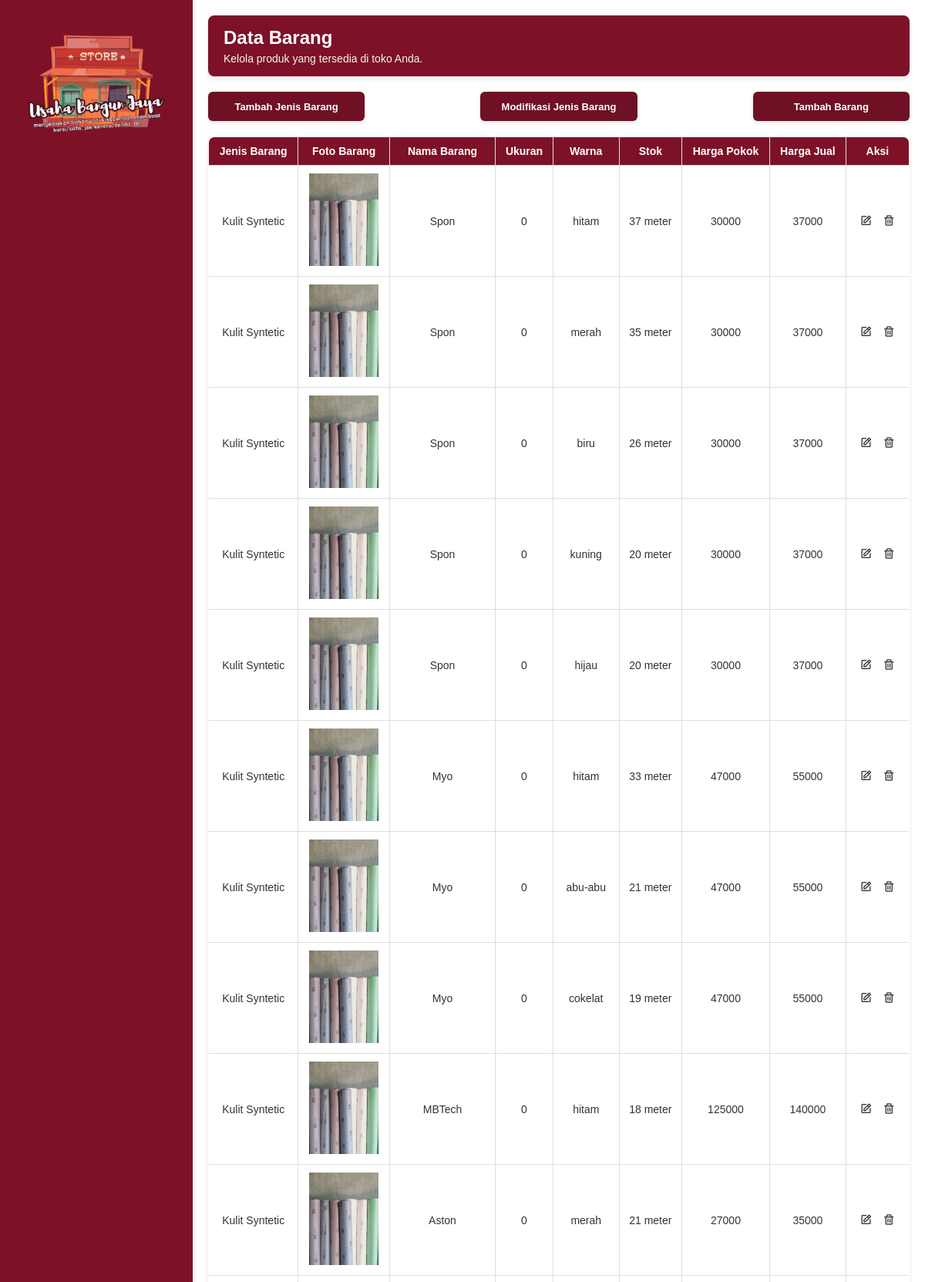
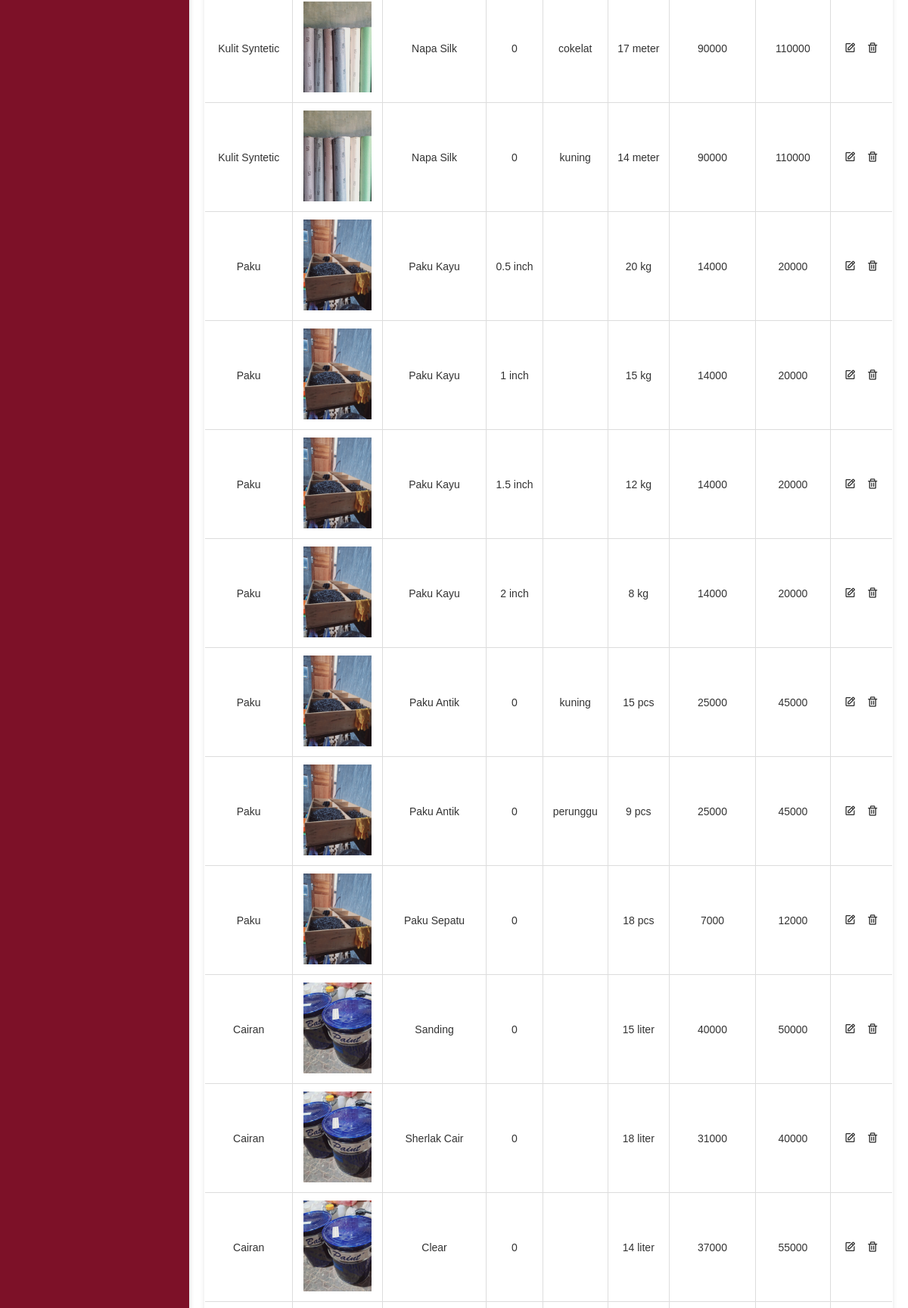
Page /pemwebakhir/admin/data.php (upper part) on the committed database (2 pictures, top to bottom).
### tables this page shows
CREATE TABLE `jenis` (
  `id_jenis` int(11) NOT NULL,
  `jenis_barang` varchar(15) NOT NULL,
  `foto_barang` varchar(30) NOT NULL
);

CREATE TABLE `data` (
  `id_data` int(11) NOT NULL,
  `jenis_barang` varchar(15) NOT NULL,
  `nama_barang` varchar(15) NOT NULL,
  `ukuran` float DEFAULT NULL,
  `satuan_ukuran` enum('cm','inch','') DEFAULT NULL,
  `warna` enum('hitam','merah','abu-abu','cokelat','biru','kuning','hijau','perunggu','') DEFAULT NULL,
  `stok_awal` int(3) NOT NULL,
  `satuan_stok` enum('pcs','kg','liter','meter') NOT NULL,
  `harga_pokok` int(6) NOT NULL,
  `harga_jual` int(6) NOT NULL
);

### pemwebakhir/admin/data.php (the view, shortened to what this page needs)
<!DOCTYPE html>
<html lang="id">
<head>
    <link rel="stylesheet" href="../css/dashboard.css">
    <link rel="stylesheet" href="../css/read.css">
    <link href='https://unpkg.com/boxicons@2.1.4/css/boxicons.min.css' rel='stylesheet'>
</head>
<body>
<div class="sidebar">
        <div class="logo">
            <img src="../css/logo.png" alt="Logo Usaha Bangun Jaya" class="logo-img">
        </div>
    </div>
    <div class="main-content">
        <header>
            <h1>Data Barang</h1>
            <p>Kelola produk yang tersedia di toko Anda.</p>
        </header>
        <div class="data_barang">
        <div class="kelompok_data">
            <div class="pilihan_data">
                <a href="data_t_jenis.php">Tambah Jenis Barang</a>
            </div>
            <div class="pilihan_data">
                <a href="lihat_jenis.php">Modifikasi Jenis Barang</a>
            </div>
            <div class="pilihan_data">
                <a href="data_t_nama.php">Tambah Barang</a>
            </div>
        </div>
        <center>
        <table border="1" cellspacing="0" cellpadding="10">
            <tr>
                <th>Jenis Barang</th>
                <th>Foto Barang</th>
                <th>Nama Barang</th>
                <th>Ukuran</th>
                <th>Warna</th>
                <th>Stok</th>
                <th>Harga Pokok</th>
                <th>Harga Jual</th>
                <th>Aksi</th>
            </tr>
            <tr>
                <?php
                    include '../koneksi.php';
                    $data = mysqli_query($conn, "SELECT jenis.jenis_barang, jenis.foto_barang, data.id_data, data.nama_barang, data.ukuran, data.satuan_ukuran, data.warna, data.stok_awal, data.satuan_stok, data.harga_pokok, data.harga_jual FROM jenis JOIN data ON jenis.jenis_barang = data.jenis_barang;");
                    while($a = mysqli_fetch_array($data)){
                ?>
                <td><?php echo $a['jenis_barang'];?></td>
                <td><?php echo "<img src='../foto/".$a['foto_barang']."' style='width:90px;height:120px;'>"; ?></td>
                <td><?php echo $a['nama_barang'];?></td>
                <td><?php echo $a['ukuran'];?>
                    <?php echo $a['satuan_ukuran'];?></td>
                <td><?php echo $a['warna'];?></td>
                <td><?php echo $a['stok_awal'];?>
                    <?php echo $a['satuan_stok'];?></td>
                <td><?php echo $a['harga_pokok'];?></td>
                <td><?php echo $a['harga_jual'];?></td>
                <td><a href="edit_nama.php?id_data=<?php echo $a['id_data']; ?>"><i class='bx bx-edit'></i></a>
                    <a href="delete_nama.php?id_data=<?php echo $a['id_data']; ?>"><i class='bx bx-trash'></i></a></td>
            </tr>
                <?php
                    }
                ?>
        </table>
        </center>
        </div>
    </div>
</body>
</html>

### pemwebakhir/css/dashboard.css (style rules this page uses)
* { margin: 0; padding: 0; box-sizing: border-box; font-family: 'Poppins', sans-serif; }
body { display: flex; min-height: 100vh; color: #333; background-color: #f8f9fa; }
.sidebar { width: 250px; background-color: #7D1128; color: #fff; display: flex; flex-direction: column; justify-content: space-between; position: fixed; height: 100%; padding: 20px 0; box-shadow: 2px 0 5px rgba(0, 0, 0, 0.1); }
.sidebar .logo { text-align: center; margin-bottom: 20px; }
.sidebar .logo img { width: 180px; height: auto; margin-bottom: 10px; }
.main-content { margin-left: 250px; width: calc(100% - 250px); padding: 20px; background-color: #fff; }
header { background-color: #7D1128; padding: 15px 20px; border-radius: 8px; box-shadow: 0 4px 6px rgba(0, 0, 0, 0.1); margin-bottom: 20px; color: #fff; }
header h1 { font-size: 24px; margin-bottom: 5px; }
header p { font-size: 14px; color: #f5f5f5; }
.kelompok_data { display: grid; grid-template-columns: repeat(auto-fit, minmax(120px, 1fr)); gap: 150px; margin-bottom: 20px; }
.pilihan_data { background-color: #701024; padding: 10px; border-radius: 6px; box-shadow: 0 3px 5px rgba(0, 0, 0, 0.1); text-align: center; transition: transform 0.2s ease; }
.pilihan_data > a { text-decoration: none; color: #fff; font-size: 13px; font-weight: bold; }
table { width: 100%; border-collapse: collapse; margin-top: 15px; background-color: #fff; border-radius: 8px; overflow: hidden; box-shadow: 0 4px 6px rgba(0, 0, 0, 0.1); }
th, td { padding: 10px 15px; text-align: center; border: 1px solid #ddd; font-size: 14px; }
th { background-color: #7D1128; color: #fff; }
td a i { color: #333; font-size: 16px; margin: 0 5px; transition: color 0.3s; }

### pemwebakhir/css/read.css (style rules this page uses)
tr, th, td { text-align: center; padding: 10px; }

### rows in the picture
jenis: jenis_barang "Kulit Syntetic", foto_barang (picture), data.nama_barang "Spon", data.ukuran "0", data.warna "hitam", data.stok_awal "37", data.satuan_stok "meter", data.harga_pokok "30000", data.harga_jual "37000", data.warna "merah", data.stok_awal "35", data.warna "biru", data.stok_awal "26", data.warna "kuning", data.stok_awal "20", data.warna "hijau", data.nama_barang "Myo", data.stok_awal "33", data.harga_pokok "47000", data.harga_jual "55000", data.warna "abu-abu", data.stok_awal "21", data.warna "cokelat", data.stok_awal "19", data.nama_barang "MBTech", data.stok_awal "18", data.harga_pokok "125000", data.harga_jual "140000", data.nama_barang "Aston", data.harga_pokok "27000", data.harga_jual "35000", data.nama_barang "Napa Silk", data.stok_awal "17", data.harga_pokok "90000", data.harga_jual "110000", data.stok_awal "14"
jenis: jenis_barang "Paku", foto_barang (picture), data.nama_barang "Paku Kayu", data.ukuran "0.5", data.satuan_ukuran "inch", data.stok_awal "20", data.satuan_stok "kg", data.harga_pokok "14000", data.harga_jual "20000", data.ukuran "1", data.stok_awal "15", data.ukuran "1.5", data.stok_awal "12", data.ukuran "2", data.stok_awal "8", data.nama_barang "Paku Antik", data.ukuran "0", data.warna "kuning", data.satuan_stok "pcs", data.harga_pokok "25000", data.harga_jual "45000", data.warna "perunggu", data.stok_awal "9", data.nama_barang "Paku Sepatu", data.stok_awal "18", data.harga_pokok "7000", data.harga_jual "12000"
jenis: jenis_barang "Cairan", foto_barang (picture), data.nama_barang "Sanding", data.ukuran "0", data.stok_awal "15", data.satuan_stok "liter", data.harga_pokok "40000", data.harga_jual "50000", data.nama_barang "Sherlak Cair", data.stok_awal "18", data.harga_pokok "31000", data.harga_jual "40000", data.nama_barang "Clear", data.stok_awal "14", data.harga_pokok "37000", data.harga_jual "55000"
